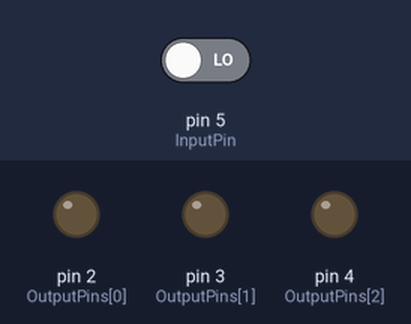
This sketch was run on a simulated Arduino Uno, built with avr-gcc and run on an emulated ATmega328P. On the bench: output pins drawn as LEDs (lit = HIGH). The inputs (shaded band) are chosen by the test bench; at power-on: pin 5 (InputPin) LOW. What the sketch prints to the serial monitor is not drawn.

Above: at 0.01 s.
At 0.41 s:
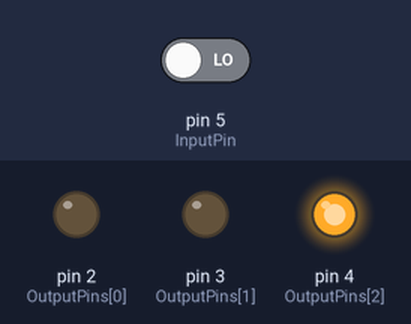
At 0.8 s:
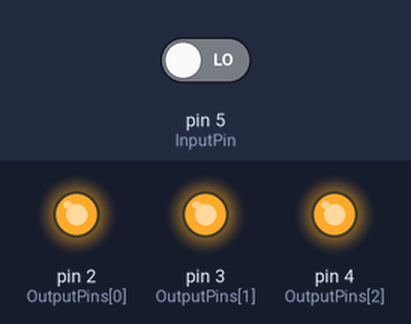
Timing chart, 0 to 2.3 s (numbered marks = the images above):
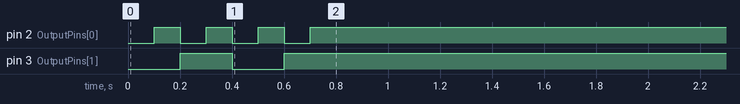

The sketch:

Truth-Table-Tester-V2-Documented.ino
```cpp
 //Code written for the Impact Labs & Intel Ninja challenge 2019 by Omri Raz
 //The code tests an external boolean function by simulating a truth table
 //by sequencing all possible inputs for a 3 bit truth table by counting in binary and checking the output of the function.


      //============================//
     //                            //
    // 2019 Ninja Challenge Intel //
   //  Boolean Function Tester   //
  // Code Written By: Omri Raz  //
 //                            //
//============================//


//===================================== Defining Variables =================================//
                                                                                            //
int correct = 0;                     //Number Of Correct Function Steps                     //
int LEDstate[3] = {0,0,0};           //Binary Count Variables                               //
int OutputPins[3] = {2,3,4};         //2 IS LSB, 4 IS MSB                                   //
int InputPin = 5;                    //Pins For Input From The Function                     //
int inputAns[8];                     //Array for storing the input value sequence           //
int answer[8] = {0,1,1,1,0,0,1,0};   //Function Output                                      //
//int answer[8] = {0,0,0,0,0,0,0,0}; //Debug Function Output                                //
bool Win = false;                    //Win Flag                                             //
                                                                                            //
//==================================== End Of Definitions ==================================//


//==================================== Beginning Of Main ===================================//
//                       Note: The code runs once (not in a loop)                           //
//==========================================================================================//
void setup() {
  pinMode(InputPin, INPUT);               //Setting InputPin (D5) as a digital input
  Serial.begin(9600);                     //Starting Serial Communication Over Serial at 9600 baud
  for(int i = 0; i < 3; i++){             //Using a For Loop To Define The outputPins[] Array as an output
    pinMode(OutputPins[i], OUTPUT);       //Defining OutputPins[i] As An Output
  }


  for(int count = 0; count < 8; count++){                    //incrementing An Integer Value (Which will get translated to binary)
    for(int bitnum = 0; bitnum < 3; bitnum++){               //Going thru 3 bits (val: 0-7 in dec) in order to set the array LEDstate as a binary counter. The function bitRead can read only one bit at a time
      LEDstate[bitnum] = bitRead(count, bitnum);             // setting the array LEDstate[] as a binary counter
       //Serial.print(LEDstate[bitnum]);                     //Uncomment for debugging
      digitalWrite(OutputPins[bitnum],LEDstate[bitnum]);     //Setting OutputPins[] as a hardware output binary counter in order to sequence through all of the possible options in a 3 bit truth table
    }
    delay(100);                                              //Delay Between each count (Not needed, But gives the Arduino a rest)
    inputAns[count] = digitalRead(InputPin);                 //Setting the array inputAns[] as the digital input received from the external boolean function
  }
//=================================== End Of Sampling ====================================//


//================================ Comparing the results =================================//
  for(int testcnt = 0; testcnt < 8; testcnt++){ //Counting from 0 to 7 in order to check the entire array
      if(inputAns[testcnt] == answer[testcnt]){ //Checking if the output from the function is equal to the data in the truth table
        correct++;                              //If the output is equal to the data, Increment the "correct" counter by 1
        Serial.println("PASS");
      }
      else{
        Serial.println("FAIL");
      }
  }
  Serial.print("Pass: ");
  Serial.println(correct);

  if(correct >= 7) {                          //If the "Correct" Counter is equal to 7 (all outputs are correct) Set var Win as true and Print WIN
    Win = true;
    Serial.println(" \n \n WIN!!");
    //================ADD WIN FUNCTION HERE ================//
    //================ADD WIN FUNCTION HERE ================//
    //================ADD WIN FUNCTION HERE ================//
    //================ADD WIN FUNCTION HERE ================//
  }
  else{
    Win = false;
    Serial.println(" \n \n LOSS");
  }


}

void loop() {
  // put your main code here, to run repeatedly:

}
```
